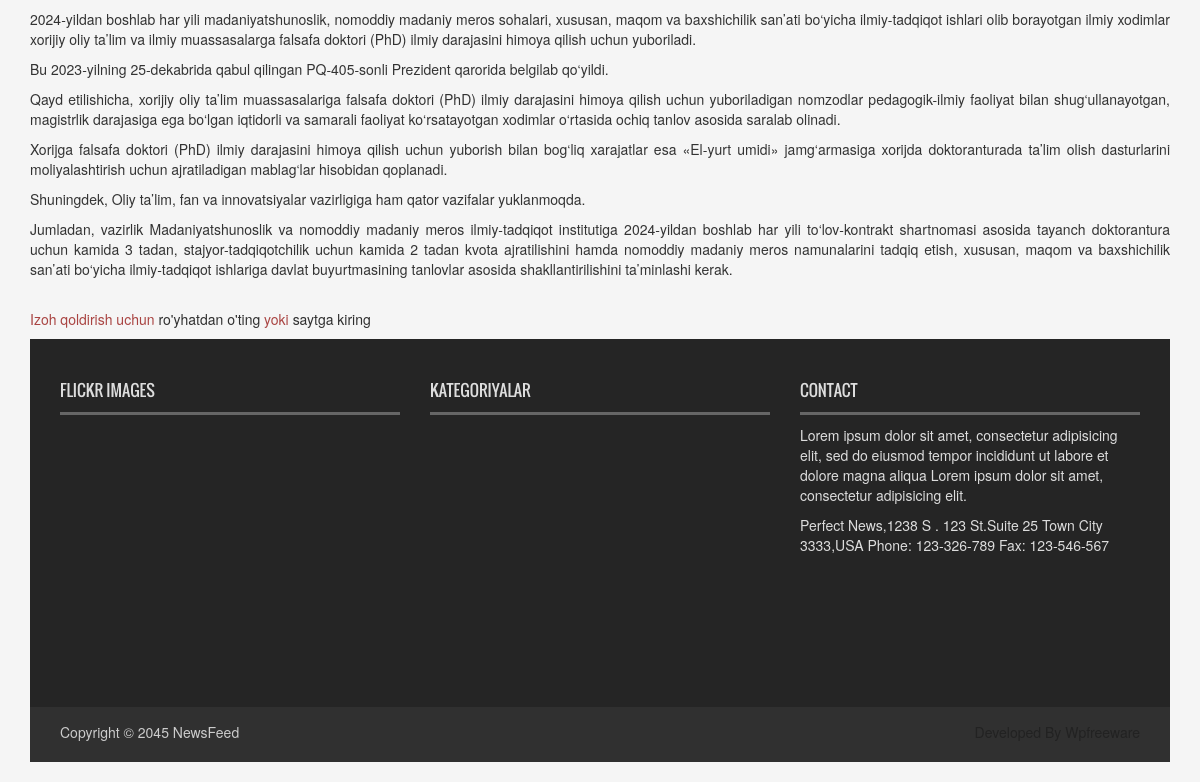
Before: /news/baxshichilik-sanati-boyicha-ilmiy-ish-qilayotganlar-xorijga-oqishga-yuboriladi/ (lower part) with the older database file.
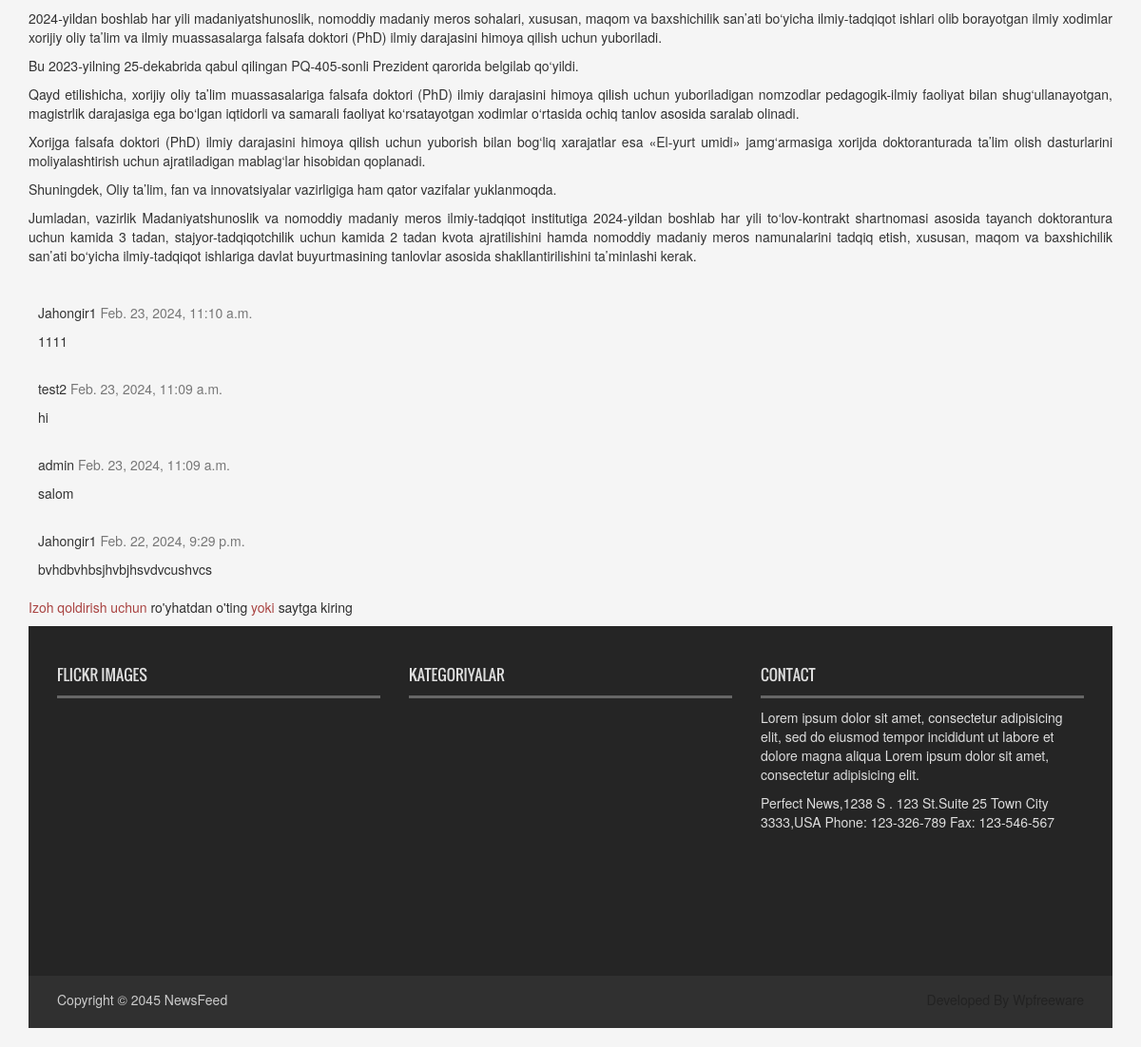
After: the same page with the newer database file.
### newws_app/models.py (models this page shows, shortened)
class Comment(models.Model):
    news = models.ForeignKey(News,
                             on_delete=models.CASCADE,
                             related_name='comments')
    user = models.ForeignKey(User,
                             on_delete=models.CASCADE,
                             related_name='comments')
    body = models.TextField()
    created_time = models.DateTimeField(auto_now_add=True)
    active = models.BooleanField(default=True)
    class Meta:
        ordering = ['-created_time']

### newws_app/views.py (the view)
# urls.py: path('news/<slug:news>/', news_detail, name='news_detail_page'),
def news_detail(request, news):
    news = get_object_or_404(News, slug=news, status=News.Status.Published)
    comments = news.comments.filter(active=True)
    new_comment = None
    if request.method == "POST":
        comment_form = CommentForm(data=request.POST)
        if comment_form.is_valid():
            new_comment = comment_form.save(commit=False)
            new_comment.news = news
            new_comment.user = request.user
            new_comment.save()
            comment_form = CommentForm()
    else:
        comment_form = CommentForm()
    context = {
        "news": news,
        'comments': comments,
        'new_comment': new_comment,
        'comment_form': comment_form
    }
    return render(request, "news/news_detail.html", context)

### newws_app/context_processor.py (called while the page is built)
def latest_news(request):
    latest_news=News.published.all().order_by('-publish_time')[0:5]
    context={
        'latest_news':latest_news
    }
    return context

### newws_app/models.py (called while the page is built)
    def get_queryset(self):
        return super().get_queryset().filter(status=News.Status.Published)

### templates/news/news_detail.html (shortened to what this page needs)
{% extends 'news/base.html' %}
{% load static %}
{%block content%}
<div class="page_center">
    <p>
        {{ news.body | linebreaks}}
    </p>
</div>
<br>
    {%for comment in comments%}
        <div class="comments"style="padding:10px">
            <p class="font-weight-bold">
                {{comment.user}}
                <span class="text-muted font-weight-normal">
                    {{comment.created_time}}
                </span>
            </p>
            {{comment.body| linebreaks}}
        </div>
{%endfor%}
{%if user.is_authenticated%}
<div class="col-md-8 card nb-4 mt-3 ">
    <div class="card-body">
        <h3>Izoh qoldirish</h3>
        <form method="post" style="margin-top:1.3em">
            {% csrf_token %}
            {{comment_form.as_p}}
            <button type="submit" class="btn btn-primary btn-lg">
                Yuborish
            </button>
        </form>
    </div>
</div>
{%else%}
<div class="card-body">
    <p class="text-danger">Izoh qoldirish uchun<a href="{% url 'user_register' %}" > ro'yhatdan o'ting</a> yoki <a href="{% url 'login' %}"> saytga kiring</a> </p>
</div>
{%endif%}
{%endblock content%}

Changed rows visible on the page:
added Comment: user "Jahongir1", created_time "Feb. 23, 2024, 11:10 a.m.", body "1111"
added Comment: user "test2", created_time "Feb. 23, 2024, 11:09 a.m.", body "hi"
added Comment: user "admin", created_time "Feb. 23, 2024, 11:09 a.m.", body "salom"
added Comment: user "Jahongir1", created_time "Feb. 22, 2024, 9:29 p.m.", body "bvhdbvhbsjhvbjhsvdvcushvcs"
